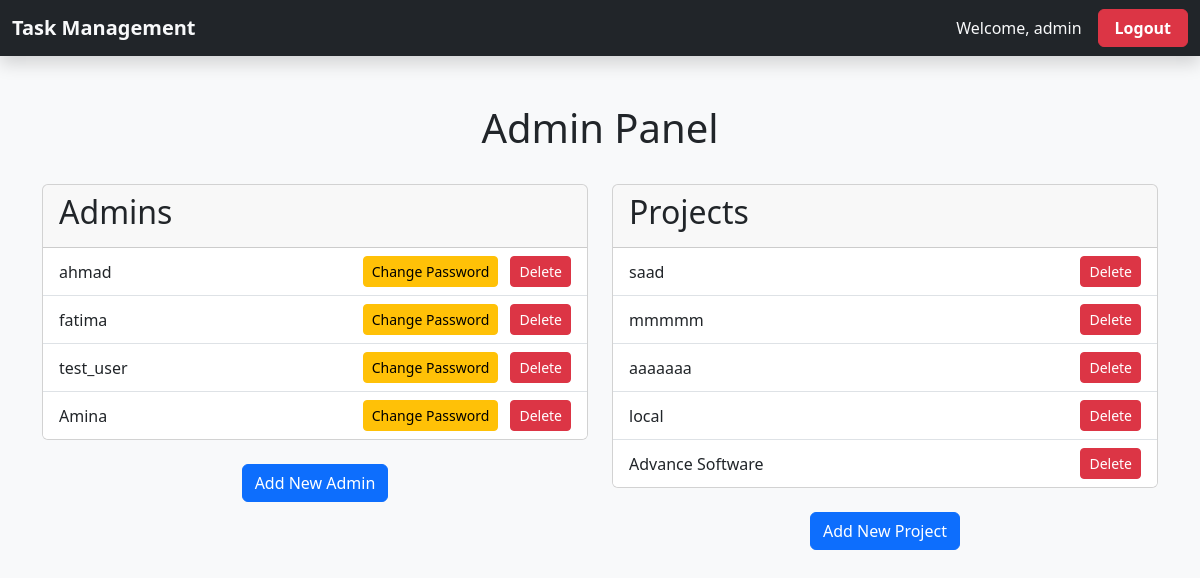
The app's page /custom-admin/ (signed in) with its own data.
### tasks/models.py (models this page shows, shortened)
class Project(models.Model):
    id = models.AutoField(primary_key=True)  # Explicitly defining auto-incrementing primary key
    name = models.CharField(max_length=255, unique=True)

### tasks/views.py (the view)
# urls.py: path('custom-admin/', views.admin_panel, name='custom-admin'),  # Admin panel URL
@login_required
@user_passes_test(is_superuser)  # Ensure only superusers can access
def admin_panel(request):
    admins = User.objects.filter(is_staff=True, is_superuser=False)  # List all admins
    projects = Project.objects.all()
    if request.headers.get('X-Requested-With') == 'XMLHttpRequest':
        if request.GET.get("type") == "admins":
            return render(request, 'partials/admin_list.html', {'admins': admins})
        elif request.GET.get("type") == "projects":
            return render(request, 'partials/project_list.html', {'projects': projects})
    return render(request, 'tasks/admin_panel.html', {'admins': admins, "projects": projects})

### tasks/views.py (called while the page is built)
def is_superuser(user):
    return user.is_superuser

### tasks/templates/tasks/admin_panel.html (shortened to what this page needs)
<!DOCTYPE html>
<html lang="en">
  <head>
    <link
      href="https://cdn.jsdelivr.net/npm/bootstrap@5.3.0/dist/css/bootstrap.min.css"
      rel="stylesheet"
    />
  </head>
  <body class="bg-light">
    <nav class="navbar navbar-expand-lg navbar-dark bg-dark shadow">
      <div class="container-fluid">
        <a class="navbar-brand fw-bold text-light" href="#">Task Management</a>
        <div class="d-flex align-items-center">
          <span class="navbar-text text-light me-3 fw-medium">
            Welcome, {{ user.username }}
          </span>
          <a href="{% url 'logout_view' %}" class="btn btn-danger px-3 fw-bold">
            Logout
          </a>
        </div>
      </div>
    </nav>
    <div class="container mt-5">
      <h1 class="text-center">Admin Panel</h1>
      <div class="row">
        <div class="col-md-6">
          <div class="card mt-4">
            <div class="card-header">
              <h2>Admins</h2>
            </div>
            <ul class="list-group list-group-flush" id="adminList">
              {% for admin in admins %}
              <li
                class="list-group-item d-flex justify-content-between align-items-center"
                data-username="{{ admin.username }}"
              >
                <span>{{ admin.username }}</span>
                <div>
                  <button
                    class="btn btn-warning btn-sm me-2"
                    onclick="openChangePasswordModal('{{ admin.username }}')"
                  >
                    Change Password
                  </button>
                  <button
                    class="btn btn-danger btn-sm"
                    onclick="confirmDeleteUser('{{ admin.username }}')"
                  >
                    Delete
                  </button>
                </div>
              </li>
              {% empty %}
              <li class="list-group-item text-muted">No admins found</li>
              {% endfor %}
            </ul>
          </div>
          <div class="text-center mt-4">
            <button
              class="btn btn-primary"
              data-bs-toggle="modal"
              data-bs-target="#addAdminModal"
            >
              Add New Admin
            </button>
          </div>
        </div>
        <div class="col-md-6">
          <div class="card mt-4">
            <div class="card-header">
              <h2>Projects</h2>
            </div>
            <ul class="list-group list-group-flush" id="projectList">
              {% for project in projects %}
              <li
                class="list-group-item d-flex justify-content-between align-items-center"
                data-username="{{ project.name }}"
              >
                <span>{{ project.name }}</span>
                <div>
                  <button
                    class="btn btn-danger btn-sm"
                    onclick="deleteProject('{{ project.id }}')"
                  >
                    Delete
                  </button>
                </div>
              </li>
              {% empty %}
              <li class="list-group-item text-muted">No projects found</li>
              {% endfor %}
            </ul>
          </div>
          <div class="text-center mt-4">
            <button class="btn btn-primary" onclick="addProject()">
              Add New Project
            </button>
          </div>
        </div>
      </div>
    </div>
  </body>
</html>

### records on screen
Project: name "saad"
Project: name "mmmmm"
Project: name "aaaaaaa"
Project: name "local"
Project: name "Advance Software"

### other values on screen
{{ user.username }} "admin"
{{ admin.username }} "ahmad"
{{ admin.username }} "fatima"
{{ admin.username }} "test_user"
{{ admin.username }} "Amina"
